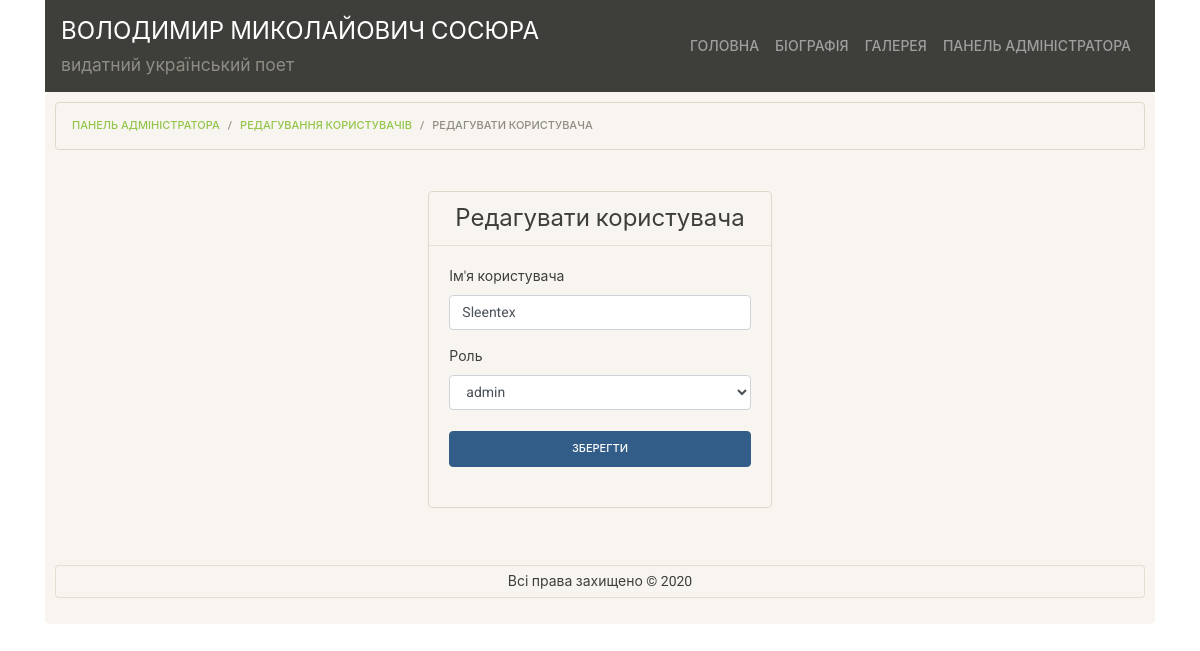
/lab10/public/admin/edit_user.php?id=5 (signed in), run on the app's committed database.
### tables this page shows
CREATE TABLE `site_head` (
  `id` int(11) NOT NULL,
  `author_full_name` varchar(50) NOT NULL,
  `description` varchar(50) NOT NULL
);

CREATE TABLE `users` (
  `id` int(11) NOT NULL,
  `username` varchar(20) NOT NULL,
  `password` varchar(100) NOT NULL,
  `role_id` int(11) NOT NULL
);

### lab10/src/services/Utils.php (called while the page is built, shortened)
<?php
class Utils {
    public static function get_file_hash($filename) {
        return date('YmdHis', filemtime($filename));
    }
}

### lab10/src/services/Auth.php (called while the page is built, shortened)
<?php
require_once __DIR__."/../dao/UserDaoPdo.php";
class Auth {
    private static ?Auth $singleton = null;
    private PDO $db;
    private UserDaoPdo $userDao;
    private ?User $user;
    private function __construct(PDO $db) {
        $this->db = $db;
        $this->userDao = new UserDaoPdo($db);
        $this->user = null;
        $this->tryRestoreFromSession();
    }
    private function tryRestoreFromSession() {
        if (isset($_SESSION['username']) && isset($_SESSION['password'])) {
            $username = $_SESSION['username'];
            $user = $this->userDao->findOneWithUsername($username);
            $this->user = $user;
        }
    }
    public static function instance() {
        if (Auth::$singleton == null) {
            include __DIR__."/../../config/db.php";
            Auth::$singleton = new Auth($db);
        }
        return Auth::$singleton;
    }
    public function getDb() {
        return $this->db;
    }
    public function isLoggedIn() {
        return $this->user != null;
    }
    public function isLoggedAsEditor() {
        return $this->isLoggedIn() && $this->user->isEditor();
    }
}

### lab10/src/dao/PdoDao.php (called while the page is built, shortened)
<?php
abstract class PdoDao {
    protected PDO $db;
    public function __construct(PDO $db) {
        $this->db = $db;
    }
    public function getAll() {
        $stmt = $this->db->query("SELECT * FROM `{$this->getTableName()}`");
        return array_map(function($arr) {
            return $this->associativeArrayToObject($arr);
        }, $stmt->fetchAll());
    }
    public function getById($id) {
        $stmt = $this->db->prepare("SELECT * FROM `{$this->getTableName()}` WHERE `id` = ?");
        $stmt->execute([$id]);
        $row = $stmt->fetch();
        return $this->associativeArrayToObject($row);
    }
}

### lab10/src/dao/SiteHeadDaoPdo.php (called while the page is built, shortened)
<?php
require_once __DIR__ . "/../models/SiteHead.php";
require_once __DIR__ . "/PdoDao.php";
class SiteHeadDaoPdo extends PdoDao {
    protected function getTableName() {
        return self::TABLE_NAME;
    }
    protected function associativeArrayToObject($arr) {
        return SiteHead::fromArray($arr);
    }
}

### lab10/src/models/SiteHead.php (called while the page is built, shortened)
<?php
class SiteHead {
    private $author_full_name;
    private $description;
    public static function fromArray($arr) {
        $obj = new SiteHead();
        foreach ($arr as $key => $value) {
            if (is_numeric($key)) continue;
            $obj->{$key} = $value;
        }
        return $obj;
    }
    public function getAuthorFullName() {
        return $this->author_full_name;
    }
    public function getDescription() {
        return $this->description;
    }
}

### lab10/src/dao/UserDaoPdo.php (called while the page is built, shortened)
<?php
require_once __DIR__ . "/../models/User.php";
require_once __DIR__ . "/PdoDao.php";
class UserDaoPdo extends PdoDao {
    protected function getTableName() {
        return self::TABLE_NAME;
    }
    protected function associativeArrayToObject($arr) {
        return User::fromArray($arr);
    }
    public function findOneWithUsername($username) {
        $stmt = $this->db->prepare("SELECT * FROM `{$this->getTableName()}` WHERE `username` = ?");
        $stmt->execute([$username]);
        $row = $stmt->fetch();
        return $this->associativeArrayToObject($row);
    }
}

### lab10/src/models/User.php (called while the page is built, shortened)
<?php
class User {
    private $username;
    private $role_id;
    public static function fromArray($arr) {
        $obj = new User();
        foreach ($arr as $key => $value) {
            if (is_numeric($key)) continue;
            $obj->{$key} = $value;
        }
        return $obj;
    }
    public function isEditor() {
        return $this->getRoleId() >= 2;
    }
    public function getUsername() {
        return $this->username;
    }
    public function getRoleId() {
        return $this->role_id;
    }
}

### lab10/src/request_handlers/EditUser.php (called while the page is built, shortened)
<?php
require_once __DIR__."/../dao/UserDaoPdo.php";
require_once __DIR__."/../services/Auth.php";
class EditUserHandler {
    public static function getUser() {
        if (!empty($_GET['id']) && is_numeric($_GET['id'])) {
            $id = $_GET['id'];
            $userDao = new UserDaoPdo(Auth::instance()->getDb());
            $user = $userDao->getById($id);
            if ($user != FALSE) {
                return $user;
            }
        }
        die();
    }
}

### lab10/src/dao/RoleDaoPdo.php (called while the page is built, shortened)
<?php
require_once __DIR__ . "/../models/Role.php";
require_once __DIR__ . "/PdoDao.php";
class RoleDaoPdo extends PdoDao {
    protected function getTableName() {
        return self::TABLE_NAME;
    }
    protected function associativeArrayToObject($arr) {
        return Role::fromArray($arr);
    }
}

### lab10/src/models/Role.php (called while the page is built, shortened)
<?php
class Role {
    private $id;
    private $name;
    public static function fromArray($arr) {
        $obj = new Role();
        foreach ($arr as $key => $value) {
            if (is_numeric($key)) continue;
            $obj->{$key} = $value;
        }
        return $obj;
    }
    public function getId() {
        return $this->id;
    }
    public function getName()
    {
        return $this->name;
    }
}

### lab10/public/admin/edit_user.php (the view, shortened to what this page needs)
<?php
require_once __DIR__."/../../src/services/Auth.php";
require_once __DIR__."/../../src/dao/RoleDaoPdo.php";
require_once __DIR__."/../../src/request_handlers/EditUser.php";
if (!Auth::instance()->isLoggedAsAdmin()) {
    header("Location: ./login.php");
    die();
}
$user = EditUserHandler::getUser();
$roleDao = new RoleDaoPdo(Auth::instance()->getDb());
$breadcrumb_path = [
    "Панель адміністратора" => "./",
    "Редагування користувачів" => "./edit_users.php",
    "Редагувати користувача" => "#",
];
require_once __DIR__."/../templates/head.php";
?>
<div class="row justify-content-center">
    <div class="login_form col-md-4">
      <div class="card bg-light mb-3 bio">
        <div class="card-header">
            <h1 class="bio-text-header text-center">Редагувати користувача</h1>
        </div>
        <div class="card-body">
          <form method="POST">
            <div class="form-group">
              <label for="username">Ім'я користувача</label>
              <input type="text" class="form-control" id="username" name="username" aria-describedby="emailHelp" placeholder="Ім'я користувача" value="<?= $user->getUsername(); ?>">
            </div>
            <div class="form-group">
              <label for="password">Роль</label>
              <select name="role_id" class="form-control">
                  <?php foreach ($roleDao->getAll() as $role): ?>
                    <option value="<?= $role->getId(); ?>" <?= ($role->getId() == $user->getRoleId()) ? 'selected' : '' ?>><?= $role->getName(); ?></option>
                  <?php endforeach; ?>
              </select>
            </div>
            <button type="submit" class="btn btn-primary form-sumbit">Зберегти</button>
          </form>
        </div>
      </div>
    </div>
</div>
<?php
require_once __DIR__."/../templates/footer.php";
?>

### lab10/public/templates/head.php (shortened to what this page needs)
<?php
require_once __DIR__."/../../src/services/Utils.php";
require_once __DIR__."/../../src/services/Auth.php";
require_once __DIR__."/../../src/dao/SiteHeadDaoPdo.php";
$siteHeadPdo = new SiteHeadDaoPdo(Auth::instance()->getDb());
$siteHead = $siteHeadPdo->getById(1);
?>
<!DOCTYPE html>
<html lang="ua">
<head>
    <link rel="stylesheet" href="/assets/css/bootstrap.css?hash=<?= Utils::get_file_hash(__DIR__."/../assets/css/bootstrap.css"); ?>">
    <link rel="stylesheet" href="/assets/css/main.css?hash=<?= Utils::get_file_hash(__DIR__."/../assets/css/main.css"); ?>">
    <link rel="stylesheet" href="/assets/css/ekko-lightbox.css?hash=<?= Utils::get_file_hash(__DIR__."/../assets/css/ekko-lightbox.css"); ?>">
</head>
<body>
<div class="container">
    <nav class="navbar navbar-expand-lg navbar-dark bg-primary">
    <div class="row">
      <div class="col">
        <div class="row">
        <div class="col">
            <a class="navbar-brand" href="/"><?= $siteHead->getAuthorFullName(); ?></a>
        </div>
        </div>
        <div class="row">
        <div class="col">
            <h5 class="text-secondary"><?= $siteHead->getDescription(); ?></h5>
        </div>
        </div>
      </div>
    </div>
    <div class="collapse navbar-collapse justify-content-end" id="navbarColor01">
        <ul class="navbar-nav">
        <li class="nav-item <?= empty($is_nav_page_main) ? '' : 'active'; ?>">
            <a class="nav-link top-menu-link" href="/">Головна</a>
        </li>
        <li class="nav-item <?= empty($is_nav_page_bio) ? '' : 'active'; ?>">
            <a class="nav-link top-menu-link" href="/biography.php">Біографія</a>
        </li>
        <li class="nav-item <?= empty($is_nav_page_gallery) ? '' : 'active'; ?>">
            <a class="nav-link top-menu-link" href="/gallery.php">Галерея</a>
        </li>
        <?php if (Auth::instance()->isLoggedAsEditor()): ?>
        <li class="nav-item <?= empty($is_nav_page_admin) ? '' : 'active'; ?>">
            <a class="nav-link top-menu-link" href="/admin/">Панель адміністратора</a>
        </li>
        <?php endif; ?>
        </ul>
    </div>
    </nav>
    <div class="jumbotron content">
      <ol class="breadcrumb">
        <?php
        foreach ($breadcrumb_path as $key => $value):
            if ($key != array_key_last($breadcrumb_path)):
        ?>
            <li class="breadcrumb-item"><a href="<?= $value; ?>"><?= $key; ?></a></li>
        <?php
            else:
        ?>
            <li class="breadcrumb-item active"><?= $key; ?></li>
        <?php
            endif;
        endforeach;
        ?>
      </ol>

### lab10/public/assets/css/main.css (style rules this page uses)
.navbar-brand { font-size: 24px; }
.top-menu-link { font-size: 14px !important; }
.content { padding: 10px; }
.bio { border: 1px solid #DFD7CA; border-radius: 0.25rem; }
.bio-text-header { margin: 0; padding: 0; font-size: 1.5rem; }
.login_form { margin: 25px; }
.form-sumbit { margin-top: 5px; width: 100%; }

### data on the page
site_head: author_full_name "ВОЛОДИМИР МИКОЛАЙОВИЧ СОСЮРА", description "видатний український поет"
users: username "Sleentex", role_id "admin"

### other printed values
$key "ПАНЕЛЬ АДМІНІСТРАТОРА"
$key "РЕДАГУВАННЯ КОРИСТУВАЧІВ"
$key "РЕДАГУВАТИ КОРИСТУВАЧА"
